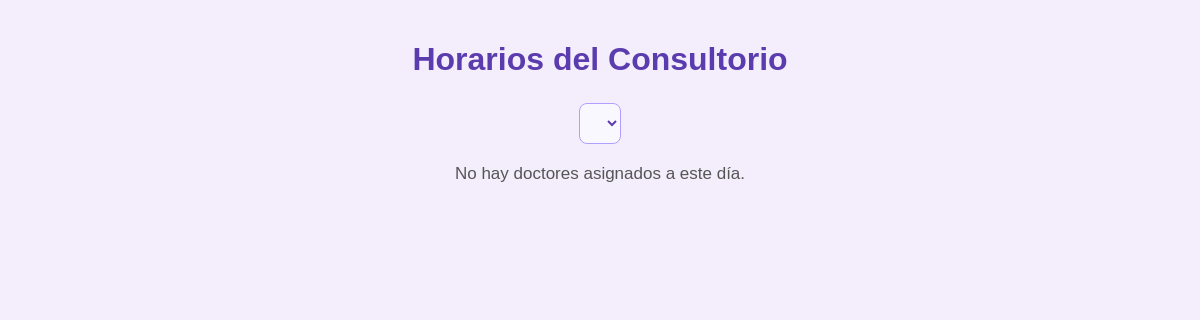
Before: /horario.php with the older database file.
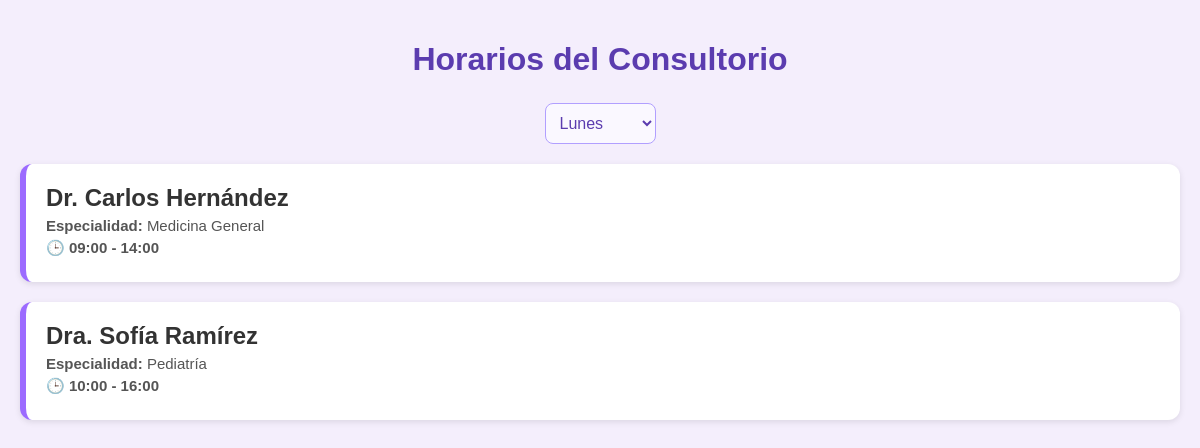
After: the same page with the newer database file.
### tables this page shows
CREATE TABLE `doctor_horario` (
  `id` int(11) NOT NULL,
  `doctor_id` int(11) NOT NULL,
  `dia_semana` enum('Lunes','Martes','Miércoles','Jueves','Viernes','Sábado','Domingo') DEFAULT NULL,
  `hora_inicio` time NOT NULL,
  `hora_fin` time NOT NULL
);

CREATE TABLE `doctor` (
  `id` int(11) NOT NULL,
  `nombre` varchar(100) DEFAULT NULL,
  `especialidad` varchar(100) DEFAULT NULL,
  `horario_inicio` time DEFAULT NULL,
  `horario_fin` time DEFAULT NULL
);

### horario.php (the view, shortened to what this page needs)
<?php
$conn = new mysqli("localhost", "root", "", "farmacia_db");
$conn->set_charset("utf8");
$sqlDias = "SELECT DISTINCT dia_semana FROM doctor_horario ORDER BY FIELD(
    dia_semana,'Lunes','Martes','Miércoles','Jueves','Viernes','Sábado','Domingo'
)";
$dias = $conn->query($sqlDias);
$diaSeleccionado = isset($_GET['dia']) ? $_GET['dia'] : 'Lunes';
$sql = "
SELECT d.nombre, d.especialidad, h.hora_inicio, h.hora_fin
FROM doctor d
INNER JOIN doctor_horario h ON d.id = h.doctor_id
WHERE h.dia_semana = '$diaSeleccionado'
ORDER BY h.hora_inicio
";
$res = $conn->query($sql);
?>
<!DOCTYPE html>
<html lang="es">
<head>
    <link rel="stylesheet" href="horario.css">
</head>
<body>
<h1>Horarios del Consultorio</h1>
<div class="selector-dia">
    <form method="GET">
        <select name="dia" onchange="this.form.submit()">
            <?php
            if ($dias->num_rows > 0) {
                while ($d = $dias->fetch_assoc()) {
                    $dia = $d['dia_semana'];
                    $selected = ($dia == $diaSeleccionado) ? "selected" : "";
                    echo "<option $selected value='$dia'>$dia</option>";
                }
            }
            ?>
        </select>
    </form>
</div>
<?php
if ($res->num_rows > 0) {
    while ($doc = $res->fetch_assoc()) {
        echo "
        <div class='doctor-card'>
            <h2>{$doc['nombre']}</h2>
            <p><b>Especialidad:</b> {$doc['especialidad']}</p>
            <p class='horario'>🕒 " . substr($doc['hora_inicio'],0,5) . " - " . substr($doc['hora_fin'],0,5) . "</p>
        </div>
        ";
    }
} else {
    echo "<p class='mensaje-vacio'>No hay doctores asignados a este día.</p>";
}
?>
</body>
</html>

### css/horario.css (style rules this page uses)
body { font-family: Arial, sans-serif; background: #f4eefc; margin: 0; padding: 20px; }
h1 { text-align: center; color: #5b3caf; margin-bottom: 25px; }
.selector-dia { text-align: center; margin-bottom: 20px; }
.selector-dia select { padding: 10px; font-size: 16px; border-radius: 8px; border: 1px solid #b19fff; background: #faf8ff; color: #5b3caf; }
.doctor-card { background: white; padding: 20px; border-radius: 12px; box-shadow: 0 2px 6px rgba(0,0,0,0.1); margin-bottom: 20px; border-left: 6px solid #9c6bff; }
.doctor-card h2 { margin: 0; color: #333; }
.doctor-card p { margin: 5px 0; color: #555; font-size: 15px; }
.horario { font-weight: bold; color: #5b3caf; margin-top: 10px; font-size: 16px; }
.mensaje-vacio { text-align: center; color: #555; font-size: 17px; }

Changed rows visible on the page:
added doctor_horario: doctor.nombre "Dr. Carlos Hernández", doctor.especialidad "Medicina General", hora_inicio "09:00", hora_fin "14:00"
added doctor_horario: doctor.nombre "Dra. Sofía Ramírez", doctor.especialidad "Pediatría", hora_inicio "10:00", hora_fin "16:00"
Other visible differences:
form field dia: (not shown) → "Lunes"
text no longer shown: "No hay doctores asignados a este día."
